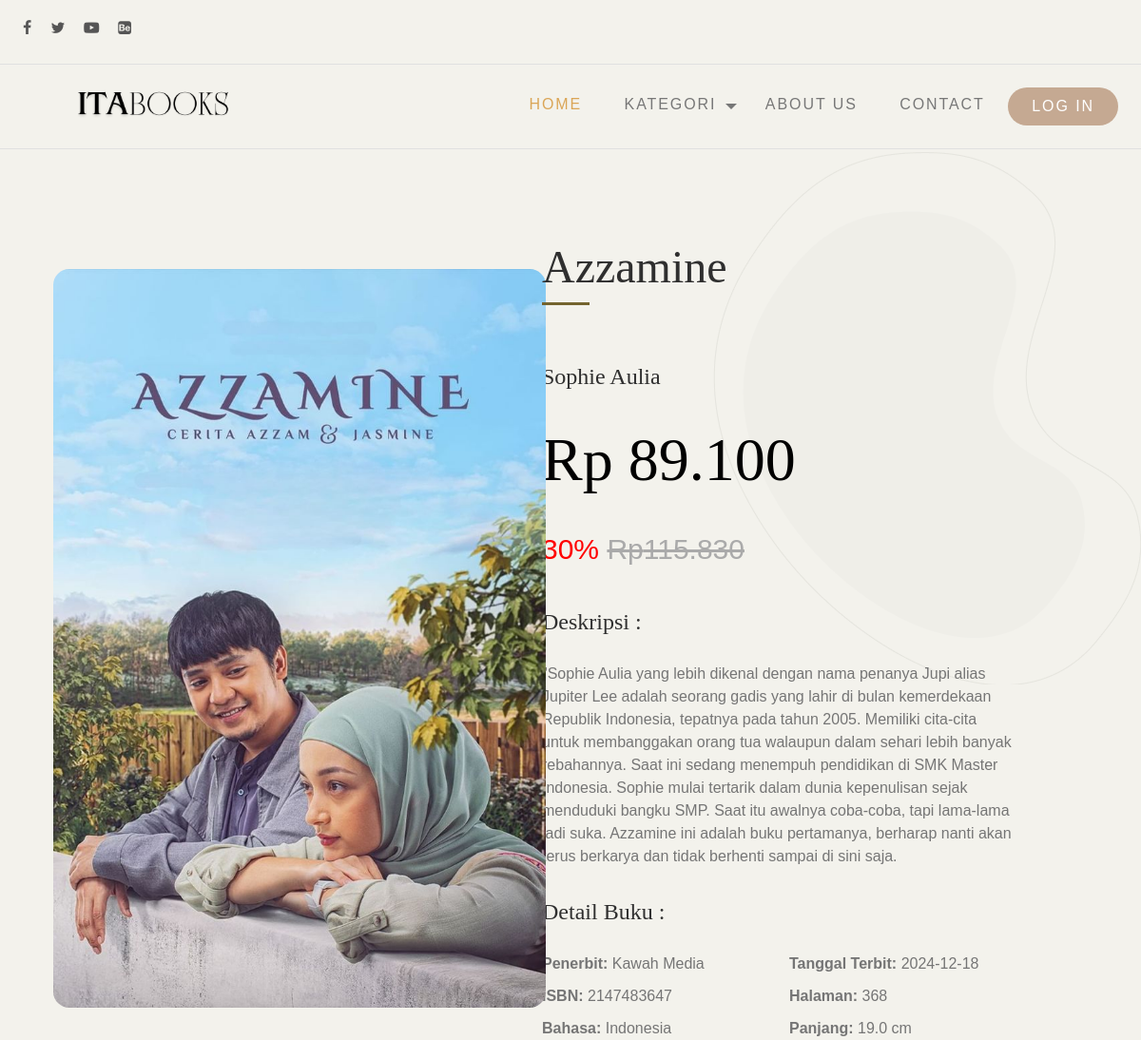
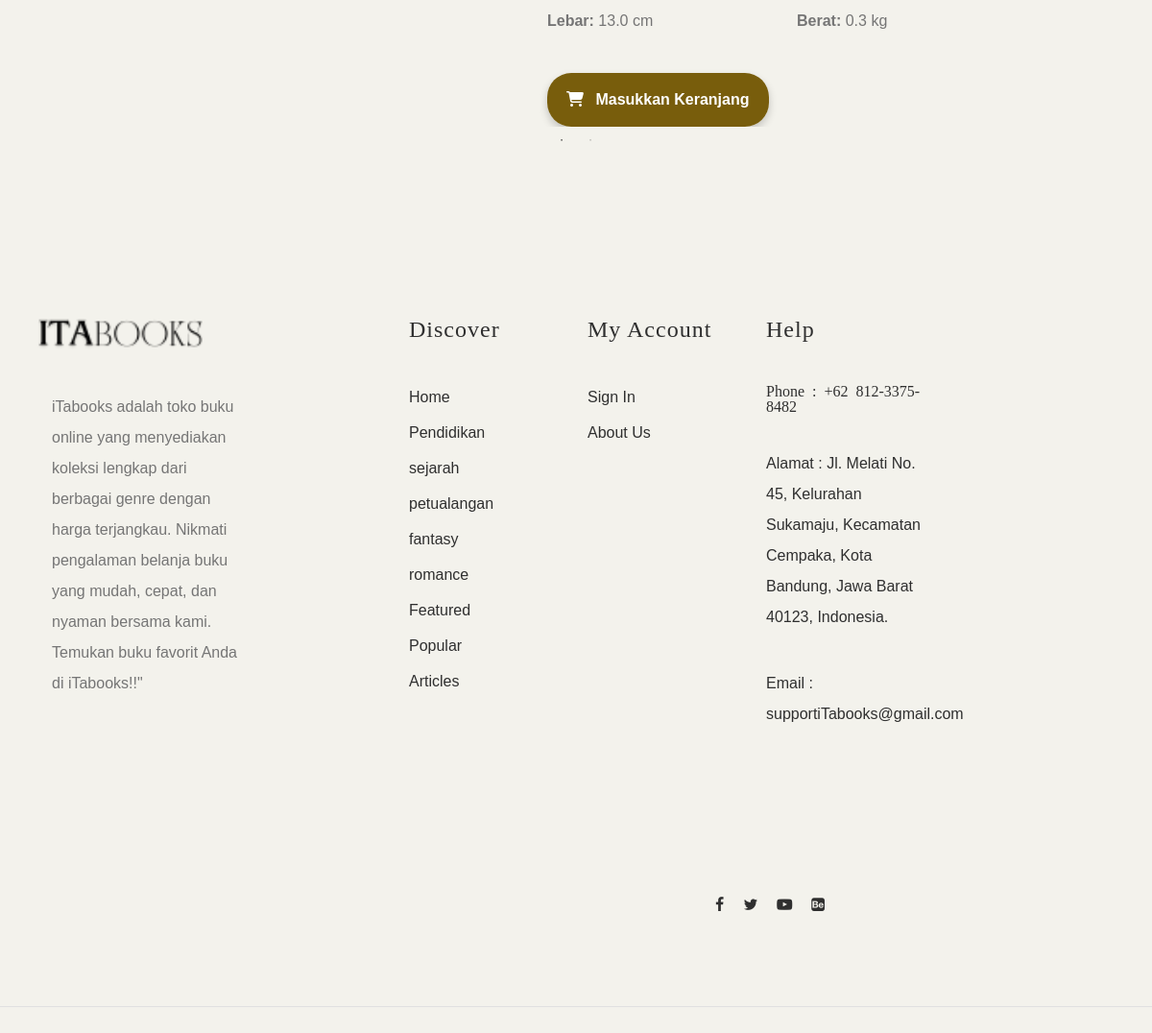
The page /home/artikel/Azzamine on the database its author committed (2 pictures, top to bottom).
### tables this page shows
CREATE TABLE `konten` (
  `id_konten` int(11) NOT NULL,
  `judul` varchar(200) NOT NULL,
  `keterangan` text NOT NULL,
  `foto` varchar(50) NOT NULL,
  `slug` varchar(200) NOT NULL,
  `id_kategori` varchar(20) NOT NULL,
  `tanggal` date NOT NULL,
  `username` varchar(50) NOT NULL,
  `harga` decimal(10,2) NOT NULL,
  `detail` int(11) NOT NULL,
  `karya` varchar(200) NOT NULL
);

CREATE TABLE `detail_buku` (
  `id_detail` int(11) NOT NULL,
  `penerbit` varchar(200) NOT NULL,
  `isbn` int(40) NOT NULL,
  `bahasa` varchar(200) NOT NULL,
  `lebar` varchar(40) NOT NULL,
  `tanggal` date NOT NULL,
  `halaman` int(11) NOT NULL,
  `panjang` varchar(20) NOT NULL,
  `berat` varchar(20) NOT NULL
);

CREATE TABLE `konfigurasi` (
  `id_konfigurasi` int(11) NOT NULL,
  `judul_website` varchar(200) NOT NULL,
  `profil_website` text NOT NULL,
  `instagram` varchar(100) NOT NULL,
  `facebook` varchar(100) NOT NULL,
  `email` varchar(100) NOT NULL,
  `alamat` varchar(150) NOT NULL,
  `no_wa` varchar(30) NOT NULL
);

CREATE TABLE `kategori` (
  `id_kategori` int(11) NOT NULL,
  `nama_kategori` varchar(200) NOT NULL
);

### application/controllers/home.php (called while the page is built, shortened)
<?php
class home extends CI_Controller {
    public function __construct(){
		$this->load->helper('form');
			$this->load->model('konten_model');
			$this->load->library('cart');
    }
	public function artikel($id)
	{
		$this->db->from('konfigurasi');
		$konfig = $this->db->get()->row();
		$this->db->from('kategori');
		$kategori = $this->db->get()->result_array();
		$this->db->from('berita a');
        $this->db->join('kategori b', 'a.id_kategori = b.id_kategori', "left");
        $this->db->order_by('tanggal', 'DESC');
        $berita = $this->db->get()->result_array();
		$this->db->from('populer a');
        $this->db->join('kategori b','a.id_kategori=b.id_kategori',"left");
        $this->db->order_by('tanggal','DESC');
        $populer = $this->db->get()->result_array();
		$this->db->from('konten a');
		$this->db->join('kategori b', 'a.id_kategori=b.id_kategori', "left");
		$this->db->join('detail_buku db', 'a.detail=db.id_detail', "left");
		$this->db->join('user c', 'a.username=c.username', "left");
		$this->db->where('slug', $id);
		$konten = $this->db->get()->row();
		$data = [
			'konfig' => $konfig,
			'kategori' => $kategori,
			'konten' => $konten,
			'berita'=> $berita,
			'populer' => $populer,
		];
		$this->load->view('detail', $data);
	}
}

### index.php (called while the page is built, shortened)
<?php
require_once BASEPATH.'core/CodeIgniter.php';

### application/views/detail.php (the view, shortened to what this page needs)
<!DOCTYPE html>
<html lang="en">
<head>
	<link href="https://cdn.jsdelivr.net/npm/bootstrap@5.3.1/dist/css/bootstrap.min.css" rel="stylesheet"
>
	<link rel="stylesheet" type="text/css" href="<?= base_url('assets/front')?>/css/normalize.css">
	<link rel="stylesheet" type="text/css" href="<?= base_url('assets/front')?>/icomoon/icomoon.css">
	<link rel="stylesheet" type="text/css" href="<?= base_url('assets/front')?>/css/vendor.css">
	<link rel="stylesheet" type="text/css" href="<?= base_url('assets/front')?>/style.css">
</head>
<body data-bs-spy="scroll" data-bs-target="#header" tabindex="0">
	<div id="header-wrap">
		<div class="top-content">
			<div class="container-fluid">
				<div class="row">
					<div class="col-md-6">
						<div class="social-links">
							<ul>
								<li>
									<a href="#"><i class="icon icon-facebook"></i></a>
								</li>
								<li>
									<a href="#"><i class="icon icon-twitter"></i></a>
								</li>
								<li>
									<a href="#"><i class="icon icon-youtube-play"></i></a>
								</li>
								<li>
									<a href="#"><i class="icon icon-behance-square"></i></a>
								</li>
							</ul>
						</div>
					</div>
					<div class="col-md-6">
						</div>
					</div>
				</div>
			</div>
		</div>
		<header id="header">
			<div class="container-fluid">
				<div class="row">
				<div class="col-md-2">
						<div class="main-logo">
							<img src="<?= base_url('assets/front')?>/images/logoita.png" alt="logo" class="footer-logo " style="margin-left: 50px;">
						</div>
					</div>
					<div class="col-md-10">
						<nav id="navbar">
							<div class="main-menu stellarnav">
								<ul class="menu-list">
									<li class="menu-item active"><a href="<?= base_url('home')?>">Home</a></li>
									<li class="menu-item has-sub">
										<a href="#pages" class="nav-link">Kategori</a>
									</li>
									<li class="menu-item"><a href="<?= base_url('home/about')?>" class="nav-link">About Us</a></li>
									<li class="menu-item"><a href="#" class="nav-link">Contact</a></li>
									<li class="menu-item"><a href="<?= base_url('auth')?>" class="btn btn-primary px-4 mt-1 text-white" style="border-radius: 25px">Log In</a></li>
								</ul>
							</div>
						</nav>
					</div>
				</div>
			</div>
		</header>
<div id="caraouselExampleControls" class="main-slider pattern-overlay" data-ride="caraousel">
  <div class="slider-item caraousel-inner" style="display: flex; align-items: center; gap: 40px;">
    <div class="col-md-4">
      <figure class="banner-image mt-0.5">
        <img src="<?= base_url('assets/upload/konten/' . $konten->foto) ?>" alt="book" style="max-width: 370px; height: auto; border-radius: 12px; margin-right: 30px; transform: scale(1.4);" class="single-image">
      </figure>
    </div>
	<div class="product-entry mt-6" >
		<h2 class="section-title divider"style="margin-top: 100px;"><?= $konten->judul; ?></h2>
		<h2>
			<?= $konten->karya; ?>
		</h2>
		<?php if (isset($konten->harga)) : ?>
			<big><h1 style="color: black; font-size: 4rem; margin-bottom: 20px;">Rp <?= number_format($konten->harga, 0, ',', '.'); ?></h1></big>
		<?php endif; ?>
		<div style="color: red; font-size: 30px; margin-top: 5px;">
			30% <s style="color: #aaa;">Rp<?= number_format($konten->harga * 1.3, 0, ',', '.') ?></s>
		</div>
		<h2 style="margin-top: 30px;">Deskripsi :</h2>
		<p style="width: 500px; margin-bottom: 20px; line-height: 1.5;"><?= $konten->keterangan; ?></p>
		<h2 style="margin-top: 30px;">Detail Buku :</h2>
		<div style="display: flex; flex-wrap: wrap; gap: 20px;">
			<div style="flex: 1;">
				<p style="margin-bottom: 10px; line-height: 1.5;">
					<strong>Penerbit:</strong> <?= $konten->penerbit; ?>
				</p>
				<p style="margin-bottom: 10px; line-height: 1.5;">
					<strong>ISBN:</strong> <?= $konten->isbn; ?>
				</p>
				<p style="margin-bottom: 10px; line-height: 1.5;">
					<strong>Bahasa:</strong> <?= $konten->bahasa; ?>
				</p>
				<p style="margin-bottom: 10px; line-height: 1.5;">
					<strong>Lebar:</strong> <?= $konten->lebar; ?>
				</p>
			</div>
			<div style="flex: 1;">
				<p style="margin-bottom: 10px; line-height: 1.5;">
					<strong>Tanggal Terbit:</strong> <?= $konten->tanggal; ?>
				</p>
				<p style="margin-bottom: 10px; line-height: 1.5;">
					<strong>Halaman:</strong> <?= $konten->halaman; ?>
				</p>
				<p style="margin-bottom: 10px; line-height: 1.5;">
					<strong>Panjang:</strong> <?= $konten->panjang; ?>
				</p>
				<p style="margin-bottom: 10px; line-height: 1.5;">
					<strong>Berat:</strong> <?= $konten->berat; ?>
				</p>
			</div>
		</div>
		<br>
		<a href="<?php echo base_url('home/tambah_keranjang/' . $konten->id_konten) ?>"
			style="display: inline-block; background: linear-gradient(45deg,rgb(120, 93, 12), rgb(120, 93, 12)); color: #fff; text-decoration: none; font-weight: bold; padding: 12px 20px; border-radius: 25px; box-shadow: 0 4px 8px rgba(0, 0, 0, 0.2); transition: all 0.3s ease-in-out;"
			onmouseover="this.style.background='linear-gradient(45deg, rgb(120, 93, 12),rgb(120, 93, 12)'; this.style.transform='scale(1.05)'; this.style.boxShadow='0 6px 12px rgba(0, 0, 0, 0.3)';"
			onmouseout="this.style.background='linear-gradient(45deg, rgb(120, 93, 12), rgb(120, 93, 12))'; this.style.transform='scale(1)'; this.style.boxShadow='0 4px 8px rgba(0, 0, 0, 0.2)';"
			onmousedown="this.style.transform='scale(0.95)'; this.style.boxShadow='0 2px 4px rgba(0, 0, 0, 0.2)';"
			onmouseup="this.style.transform='scale(1)'; this.style.boxShadow='0 6px 12px rgba(0, 0, 0, 0.2)';">
			<i class="fas fa-shopping-cart" style="margin-right: 8px;"></i> Masukkan Keranjang
		</a>
	</div>
 </div>
  </div>
<section id="contact" class="py-5 my-5">
	<footer id="footer">
		<div class="container">
			<div class="row">
				<div class="col-md-4">
					<div class="footer-item">
						<div class="company-brand">
							<img src="<?= base_url('assets/front')?>/images/logona.png" alt="logo" class="footer-logo" style="transform: scale(1.7)">
							<p><?= $konfig->profil_website; ?></p>
						</div>
					</div>
				</div>
				<div class="col-md-2">
					<div class="footer-menu">
						<h5>Discover</h5>
						<ul class="menu-list">
							<li class="menu-item">
								<a href="<?= base_url()?>">Home</a>
							</li>
							<?php foreach ($kategori as $kate) { ?>
								<li class="menu-item">
									<a href="<?= base_url('home/kategori/'.$kate['id_kategori'])?>"><?= $kate['nama_kategori']?></a>
								</li>
							<?php } ?>
							<li class="menu-item">
								<a href="<?= base_url()?>">Featured</a>
							</li>
							<li class="menu-item">
								<a href="<?= base_url()?>">Popular</a>
							</li>
							<li class="menu-item">
								<a href="<?= base_url()?>">Articles</a>
							</li>
						</ul>
					</div>
				</div>
				<div class="col-md-2">
					<div class="footer-menu">
						<h5>My account</h5>
						<ul class="menu-list">
							<li class="menu-item">
								<a href="<?= base_url('auth/login') ?>">Sign In</a>
							</li>
							<li class="menu-item">
								<a href="<?= base_url('home/about')?>">About Us</a>
							</li>
						</ul>
					</div>
				</div>
				<div class="col-md-2">
					<div class="footer-menu">
						<h5>Help</h5>
						<ul class="menu-list">
							<li class="icon icon-whatsapp">
								<a href="<?= $konfig->no_wa; ?>">Phone : +62 812-3375-8482</a>
							</li>
							<br>
							<li class="icon icon">
								<a href="<?= $konfig->alamat; ?>">Alamat : Jl. Melati No. 45, Kelurahan Sukamaju, Kecamatan Cempaka, Kota Bandung, Jawa Barat 40123, Indonesia.</a>
							</li>
							<br>
							<li class="email">
								<a href="<?= $konfig->email; ?>">Email : supportiTabooks@gmail.com</a>
							</li>
						</ul>
						<br><br><br><br>
						<div class="col-md-6">
								<div class="social-links align-right">
									<ul>
										<li>
											<a href="<?= $konfig->instagram; ?>"><i class="icon icon-facebook"></i></a>
										</li>
										<li>
											<a href="<?= $konfig->instagram; ?>"><i class="icon icon-twitter"></i></a>
										</li>
										<li>
											<a href="#"><i class="icon icon-youtube-play"></i></a>
										</li>
										<li>
											<a href="#"><i class="icon icon-behance-square"></i></a>
										</li>
									</ul>
								</div>
							</div>
					</div>
				</div>
			</div>
		</div>
	</footer>
</section>
</body>
</html>

### assets/front/icomoon/icomoon.css (style rules this page uses)
[class^="icon-"], [class*=" icon-"] { font-family: 'icomoon' !important; speak: never; font-style: normal; font-weight: normal; font-variant: normal; text-transform: none; line-height: 1; -webkit-font-smoothing: antialiased; -moz-osx-font-smoothing: grayscale; }
.icon-twitter:before { content: "\f099"; }
.icon-facebook:before { content: "\f09a"; }
.icon-youtube-play:before { content: "\f16a"; }
.icon-behance-square:before { content: "\f1b5"; }

### rows shown on the page
konten: foto (picture), judul "Azzamine", karya "Sophie Aulia", harga "89.100", $konten->harga*1.3 "115.830", keterangan "\"Sophie Aulia yang lebih dikenal dengan nama penanya Jupi alias Jupiter Lee adalah seorang gadis yang lahir di bulan kemerdekaan Republik Indonesia, tepatnya pada tahun 2005. Memiliki cita-cita untuk membanggakan orang tua walaupun dalam sehari lebih banyak rebahannya. Saat ini sedang menempuh pendidikan di SMK Master Indonesia. Sophie mulai tertarik dalam dunia kepenulisan sejak menduduki bangku SMP. Saat itu awalnya coba-coba, tapi lama-lama jadi suka. Azzamine ini adalah buku pertamanya, berharap nanti akan terus berkarya dan tidak berhenti sampai di sini saja.", detail.penerbit "Kawah Media", detail.isbn "2147483647", detail.bahasa "Indonesia", detail.lebar "13.0 cm", detail.tanggal "2024-12-18", detail.halaman "368", detail.panjang "19.0 cm", detail.berat "0.3 kg"
konfigurasi: profil_website "iTabooks adalah toko buku online yang menyediakan koleksi lengkap dari berbagai genre dengan harga terjangkau. Nikmati pengalaman belanja buku yang mudah, cepat, dan nyaman bersama kami. Temukan buku favorit Anda di iTabooks!!\""
kategori: nama_kategori "Pendidikan"
kategori: nama_kategori "sejarah"
kategori: nama_kategori "petualangan"
kategori: nama_kategori "fantasy"
kategori: nama_kategori "romance"
